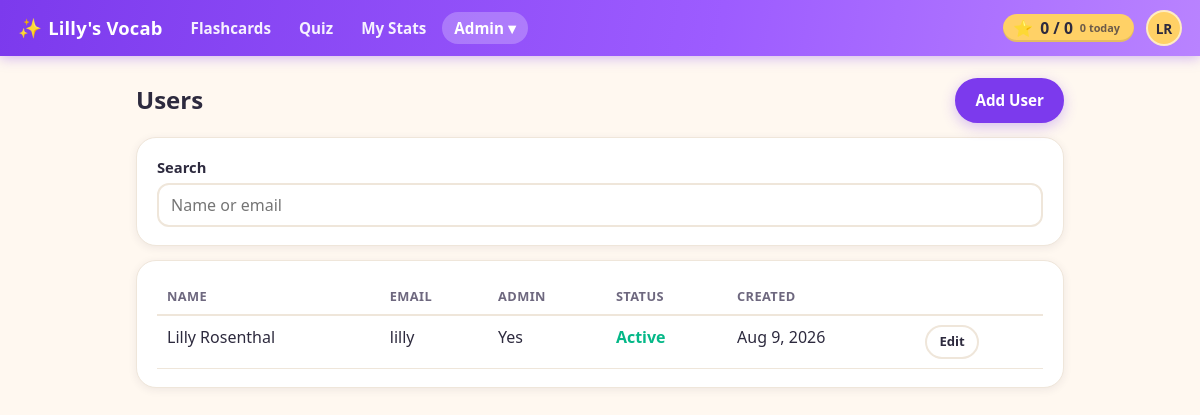
The page /admin/users.php (signed in) on the database its author committed.
### tables this page shows
CREATE TABLE settings (
  id INT AUTO_INCREMENT PRIMARY KEY,
  key_name VARCHAR(191) NOT NULL UNIQUE,
  value LONGTEXT NULL,
  updated_at DATETIME NOT NULL DEFAULT CURRENT_TIMESTAMP ON UPDATE CURRENT_TIMESTAMP
);

CREATE TABLE users (
  id INT AUTO_INCREMENT PRIMARY KEY,
  first_name VARCHAR(100) NOT NULL,
  last_name VARCHAR(100) NOT NULL,
  email VARCHAR(255) DEFAULT NULL UNIQUE,
  password_hash VARCHAR(255) NOT NULL DEFAULT '',
  is_admin TINYINT(1) NOT NULL DEFAULT 0 COMMENT 'App administrator',
  email_verify_token VARCHAR(64) DEFAULT NULL,
  email_verified_at DATETIME DEFAULT NULL,
  password_reset_token_hash CHAR(64) DEFAULT NULL,
  password_reset_expires_at DATETIME DEFAULT NULL,
  shuffle_seed INT UNSIGNED DEFAULT NULL COMMENT 'NULL = original order; set = per-user shuffled deck order',
  deck_position INT NOT NULL DEFAULT 0 COMMENT 'Resume point in the full deck (index of the next card)',
  created_at DATETIME NOT NULL DEFAULT CURRENT_TIMESTAMP
);

### partials.php (called while the page is built)
<?php
require_once __DIR__ . '/config.php';
require_once __DIR__ . '/settings.php';
require_once __DIR__ . '/lib/Application.php';
require_once __DIR__ . '/lib/ApplicationUI.php';
function h($s) {
    return htmlspecialchars($s ?? '', ENT_QUOTES, 'UTF-8');
}
function header_html(string $title): void {
    ApplicationUI::headerHtml($title);
}
function footer_html(): void {
    ApplicationUI::footerHtml();
}

### config.php (called while the page is built, shortened)
<?php
function pdo(): PDO {
    static $pdo = null;
    if ($pdo === null) {
        $dsn = 'mysql:host=' . DB_HOST . ';dbname=' . DB_NAME . ';charset=utf8mb4';
        $options = [
            PDO::ATTR_ERRMODE => PDO::ERRMODE_EXCEPTION,
            PDO::ATTR_DEFAULT_FETCH_MODE => PDO::FETCH_ASSOC,
            PDO::ATTR_EMULATE_PREPARES => false,
        ];
        $pdo = new PDO($dsn, DB_USER, DB_PASS, $options);
    }
    return $pdo;
}
function current_user(): ?array {
    require_once __DIR__ . '/lib/UserManagement.php';
    if (!empty($_SESSION['uid'])) {
        static $user = null;
        if ($user === null) {
            $user = UserManagement::findById((int)$_SESSION['uid']) ?: false;
        }
        return $user ?: null;
    }
    return null;
}
function require_admin(): void {
    $user = current_user();
}

### lib/UserManagement.php (called while the page is built, shortened)
<?php
require_once __DIR__ . '/../config.php';
require_once __DIR__ . '/../settings.php';
class UserManagement {
    private static function pdo(): PDO {
        return pdo();
    }
    public static function findById(int $id): ?array {
        $st = self::pdo()->prepare('SELECT * FROM users WHERE id=? LIMIT 1');
        $st->execute([$id]);
        $row = $st->fetch();
        return $row ?: null;
    }
    public static function listUsers(string $search = ''): array {
        $sql = 'SELECT id, first_name, last_name, email, is_admin, email_verified_at, created_at,
                       (password_hash <> \'\') AS has_password FROM users';
        $params = [];
        $sql .= ' ORDER BY last_name, first_name';
        $st = self::pdo()->prepare($sql);
        $st->execute($params);
        return $st->fetchAll();
    }
}

### settings.php (called while the page is built, shortened)
<?php
require_once __DIR__ . '/config.php';
class Settings {
    private static function pdo(): PDO {
        return pdo();
    }
    public static function get(string $key, string $default = ''): string {
        $st = self::pdo()->prepare('SELECT value FROM settings WHERE key_name = ? LIMIT 1');
        $st->execute([$key]);
        $row = $st->fetch();
        return $row ? (string)$row['value'] : $default;
    }
    public static function siteTitle(): string {
        return self::get('site_title', APP_NAME);
    }
}

### lib/FlashcardProgress.php (called while the page is built, shortened)
<?php
require_once __DIR__ . '/../config.php';
class FlashcardProgress {
    private static function pdo(): PDO {
        return pdo();
    }
    public static function getScoreSummary(int $userId, ?int $tagId = null): array {
        $pdo = self::pdo();
        [$tagJoin, $tagParams] = self::tagScope($tagId);
        $st = $pdo->prepare("SELECT COUNT(*) AS c FROM user_word_state x{$tagJoin} WHERE x.user_id = ? AND x.last_mark = 'got_it'");
        $st->execute(array_merge($tagParams, [$userId]));
        $mastered = (int)$st->fetch()['c'];
        if ($tagId === null) {
            $total = (int)$pdo->query('SELECT COUNT(*) AS c FROM words')->fetch()['c'];
        } else {
            $st = $pdo->prepare('SELECT COUNT(*) AS c FROM word_tags WHERE tag_id = ?');
            $st->execute([$tagId]);
            $total = (int)$st->fetch()['c'];
        }
        $st = $pdo->prepare("SELECT COUNT(*) AS c FROM word_review_events x{$tagJoin} WHERE x.user_id = ? AND x.created_at >= CURDATE()");
        $st->execute(array_merge($tagParams, [$userId]));
        $reviewedToday = (int)$st->fetch()['c'];
        return [
            'mastered' => $mastered,
            'total_words' => $total,
            'reviewed_today' => $reviewedToday,
        ];
    }
    private static function tagScope(?int $tagId): array {
        if ($tagId === null) {
            return ['', []];
        }
        return [' INNER JOIN word_tags wt ON wt.word_id = x.word_id AND wt.tag_id = ?', [$tagId]];
    }
}

### admin/users.php (the view, shortened to what this page needs)
<?php
require_once __DIR__ . '/../partials.php';
require_once __DIR__ . '/../lib/UserManagement.php';
require_admin();
$search = trim($_GET['q'] ?? '');
$users = UserManagement::listUsers($search);
header_html('Users');
?>
<div class="page-head">
  <h2>Users</h2>
  <a class="button primary" href="/admin/user_add.php">Add User</a>
</div>
<div class="card">
  <form method="get" data-auto-submit class="stack">
    <label>Search
      <input type="text" name="q" value="<?=h($search)?>" placeholder="Name or email">
    </label>
  </form>
</div>
<?php if (empty($users)): ?>
  <p class="small">No users found.</p>
<?php else: ?>
  <div class="card">
    <table class="list">
      <thead>
        <tr>
          <th>Name</th>
          <th>Email</th>
          <th>Admin</th>
          <th>Status</th>
          <th>Created</th>
          <th></th>
        </tr>
      </thead>
      <tbody>
        <?php foreach ($users as $user): ?>
          <tr>
            <td><?= h(trim(($user['first_name'] ?? '') . ' ' . ($user['last_name'] ?? ''))) ?></td>
            <td><?= h($user['email'] ?? '') ?></td>
            <td><?= !empty($user['is_admin']) ? 'Yes' : 'No' ?></td>
            <td>
              <?php if (!empty($user['email_verified_at'])): ?>
                <span class="status-verified">Active</span>
              <?php else: ?>
                <span class="status-pending">Pending activation</span>
              <?php endif; ?>
            </td>
            <td><?= h(date('M j, Y', strtotime($user['created_at']))) ?></td>
            <td class="small">
              <a class="button small" href="/admin/user_edit.php?id=<?= (int)$user['id'] ?>">Edit</a>
            </td>
          </tr>
        <?php endforeach; ?>
      </tbody>
    </table>
  </div>
<?php endif; ?>
<?php footer_html(); ?>

### lib/ApplicationUI.php (shortened to what this page needs)
<?php
require_once __DIR__ . '/../config.php';
require_once __DIR__ . '/../settings.php';
require_once __DIR__ . '/FlashcardProgress.php';
class ApplicationUI {
    public static function staticResourceUrl(string $path): string {
        $filePath = __DIR__ . '/../' . ltrim($path, '/');
        $version = @filemtime($filePath);
        return $path . '?v=' . $version;
    }
    public static function cssLink(string $path): string {
        $url = self::staticResourceUrl($path);
        return '<link rel="stylesheet" href="' . htmlspecialchars($url, ENT_QUOTES, 'UTF-8') . '">';
    }
    public static function jsScript(string $path): string {
        $url = self::staticResourceUrl($path);
        return '<script src="' . htmlspecialchars($url, ENT_QUOTES, 'UTF-8') . '"></script>';
    }
    public static function scoreChipHtml(int $userId): string {
        $score = FlashcardProgress::getScoreSummary($userId);
        return '<a class="score-chip" id="score-chip" href="/progress/" title="Words you\'ve got — tap for stats">'
             . '<span class="score-star" aria-hidden="true">&#11088;</span>'
             . '<span class="score-numbers"><span id="score-mastered">' . number_format($score['mastered']) . '</span>'
             . ' / <span id="score-total">' . number_format($score['total_words']) . '</span></span>'
             . '<span class="score-today"><span id="score-today">' . number_format($score['reviewed_today']) . '</span> today</span>'
             . '</a>';
    }
    public static function headerHtml(string $title): void {
        $u = current_user();
        $script = $_SERVER['SCRIPT_NAME'] ?? '';
        $siteTitle = Settings::siteTitle();
        echo '<!doctype html><html><head><meta charset="utf-8"><meta name="viewport" content="width=device-width,initial-scale=1">';
        echo self::cssLink('/styles.css');
        echo '</head><body>';
        if ($u) {
            $navItems = [
                ['path' => '/review/', 'label' => 'Flashcards', 'prefixes' => ['/review/', '/index.php']],
                ['path' => '/quiz/', 'label' => 'Quiz', 'prefixes' => ['/quiz/']],
                ['path' => '/progress/', 'label' => 'My Stats', 'prefixes' => ['/progress/']],
            ];
            echo '<header class="topbar">';
            echo '<a class="brand" href="/review/"><span class="brand-mark" aria-hidden="true">&#10024;</span> ' . h($siteTitle) . '</a>';
            echo '<nav class="topnav">';
            foreach ($navItems as $item) {
                $active = false;
                echo '<a href="' . h($item['path']) . '"' . ($active ? ' class="active"' : '') . '>' . h($item['label']) . '</a>';
            }
            if (!empty($u['is_admin'])) {
                $inAdmin = strpos($script, '/admin/') === 0;
                $adminItems = [
                    ['path' => '/admin/words.php', 'label' => 'Words'],
                    ['path' => '/admin/import/upload.php?flow=words', 'label' => 'Import Words'],
                    ['path' => '/admin/users.php', 'label' => 'Users'],
                    ['path' => '/admin/settings.php', 'label' => 'Settings'],
                    ['path' => '/admin/activity_log.php', 'label' => 'Activity Log'],
                    ['path' => '/admin/email_log.php', 'label' => 'Email Log'],
                ];
                $adminLinks = '';
                foreach ($adminItems as $item) {
                    $active = $inAdmin && basename(parse_url($item['path'], PHP_URL_PATH)) === basename($script);
                    $adminLinks .= '<a href="' . h($item['path']) . '" role="menuitem"' . ($active ? ' class="active"' : '') . '>' . h($item['label']) . '</a>';
                }
                echo '<span class="menu-wrap">'
                   . '<button type="button" id="adminToggle" class="topnav-toggle' . ($inAdmin ? ' active' : '') . '" aria-expanded="false" aria-controls="adminMenu">Admin &#9662;</button>'
                   . '<span id="adminMenu" class="popup-menu hidden" role="menu" aria-hidden="true">' . $adminLinks . '</span>'
                   . '</span>';
            }
            echo '</nav>';
            echo '<div class="topbar-right">';
            echo self::scoreChipHtml((int)$u['id']);
            $initials = strtoupper((string)substr((string)($u['first_name'] ?? ''), 0, 1) . (string)substr((string)($u['last_name'] ?? ''), 0, 1));
            $name = trim((string)($u['first_name'] ?? '') . ' ' . (string)($u['last_name'] ?? ''));
            echo '<span class="menu-wrap">'
               . '<button type="button" id="profileToggle" class="avatar" aria-expanded="false" aria-controls="profileMenu" title="' . h($name) . '" aria-label="Account menu for ' . h($name) . '">' . h($initials) . '</button>'
               . '<span id="profileMenu" class="popup-menu popup-menu-right hidden" role="menu" aria-hidden="true">'
               .   '<a href="/profile/change_password.php" role="menuitem">Change Password</a>'
               .   '<a href="/logout.php" role="menuitem">Logout</a>'
               . '</span>'
               . '</span>';
            echo '</div>';
            echo '</header>';
            echo '<div class="content"><main>';
        } else {
            echo '<header class="topbar"><a class="brand" href="/login.php"><span class="brand-mark" aria-hidden="true">&#10024;</span> ' . h($siteTitle) . '</a></header>';
            echo '<div class="content"><main>';
        }
    }
    public static function footerHtml(): void {
        echo '</main></div>' . self::jsScript('/main.js') . '</body></html>';
    }
}

### rows shown on the page
settings: value "Lilly's Vocab"
users: initials "LR", first_name+last_name "Lilly Rosenthal", email "lilly", is_admin "Yes", shows "Active", created_at "Aug 9, 2026"

### other values the page prints
$item['label'] "Flashcards"
$item['label'] "Quiz"
$item['label'] "My Stats"
$score['mastered'] "0"
$score['total_words'] "0"
$score['reviewed_today'] "0"
